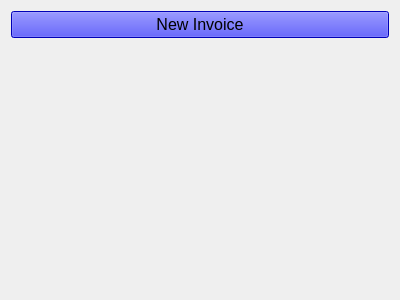
<?xml version="1.0" encoding="UTF-8"?>
<ui version="4.0">
 <class>W_Invoice_Manager</class>
 <widget class="QWidget" name="W_Invoice_Manager">
  <property name="geometry">
   <rect>
    <x>0</x>
    <y>0</y>
    <width>400</width>
    <height>300</height>
   </rect>
  </property>
  <property name="windowTitle">
   <string>Form</string>
  </property>
  <layout class="QVBoxLayout" name="verticalLayout">
   <item>
    <widget class="QPushButton" name="b_new_invoice">
     <property name="font">
      <font>
       <pointsize>12</pointsize>
      </font>
     </property>
     <property name="styleSheet">
      <string notr="true">background-color: blue</string>
     </property>
     <property name="text">
      <string>New Invoice</string>
     </property>
     <property name="icon">
      <iconset resource="../../resources/icons.qrc">
       <normaloff>:/assets/vcs-added.svg</normaloff>:/assets/vcs-added.svg</iconset>
     </property>
    </widget>
   </item>
   <item>
    <widget class="W_Tile_View" name="tile_view" native="true"/>
   </item>
  </layout>
 </widget>
 <customwidgets>
  <customwidget>
   <class>W_Tile_View</class>
   <extends>QWidget</extends>
   <header>w_tile_view.h</header>
   <container>1</container>
  </customwidget>
 </customwidgets>
 <resources>
  <include location="../../resources/icons.qrc"/>
 </resources>
 <connections/>
</ui>
